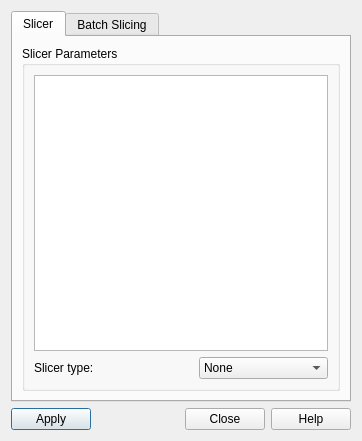
<?xml version="1.0" encoding="UTF-8"?>
<ui version="4.0">
 <class>SlicerParametersUI</class>
 <widget class="QDialog" name="SlicerParametersUI">
  <property name="geometry">
   <rect>
    <x>0</x>
    <y>0</y>
    <width>362</width>
    <height>427</height>
   </rect>
  </property>
  <property name="sizePolicy">
   <sizepolicy hsizetype="MinimumExpanding" vsizetype="MinimumExpanding">
    <horstretch>0</horstretch>
    <verstretch>0</verstretch>
   </sizepolicy>
  </property>
  <property name="windowTitle">
   <string>Slicer Parameters</string>
  </property>
  <property name="windowIcon">
   <iconset>
    <normaloff>:/res/ball.ico</normaloff>:/res/ball.ico</iconset>
  </property>
  <layout class="QGridLayout" name="gridLayout_5">
   <item row="1" column="0">
    <layout class="QHBoxLayout" name="horizontalLayout">
     <item>
      <widget class="QPushButton" name="cmdApply">
       <property name="toolTip">
        <string>Apply Slicer to Selected Plots</string>
       </property>
       <property name="text">
        <string>Apply</string>
       </property>
      </widget>
     </item>
     <item>
      <spacer name="horizontalSpacer">
       <property name="orientation">
        <enum>Qt::Horizontal</enum>
       </property>
       <property name="sizeHint" stdset="0">
        <size>
         <width>40</width>
         <height>20</height>
        </size>
       </property>
      </spacer>
     </item>
     <item>
      <widget class="QPushButton" name="cmdClose">
       <property name="toolTip">
        <string>Close the dialog</string>
       </property>
       <property name="text">
        <string>Close</string>
       </property>
      </widget>
     </item>
     <item>
      <widget class="QPushButton" name="cmdHelp">
       <property name="text">
        <string>Help</string>
       </property>
      </widget>
     </item>
    </layout>
   </item>
   <item row="0" column="0">
    <widget class="QTabWidget" name="tabWidget">
     <property name="currentIndex">
      <number>0</number>
     </property>
     <widget class="QWidget" name="tab">
      <attribute name="title">
       <string>Slicer</string>
      </attribute>
      <layout class="QGridLayout" name="gridLayout_2">
       <item row="0" column="0">
        <widget class="QGroupBox" name="groupBox">
         <property name="sizePolicy">
          <sizepolicy hsizetype="Preferred" vsizetype="MinimumExpanding">
           <horstretch>0</horstretch>
           <verstretch>0</verstretch>
          </sizepolicy>
         </property>
         <property name="title">
          <string>Slicer Parameters </string>
         </property>
         <layout class="QGridLayout" name="gridLayout">
          <item row="1" column="0">
           <layout class="QHBoxLayout" name="horizontalLayout_2">
            <item>
             <widget class="QLabel" name="label">
              <property name="text">
               <string>Slicer type:</string>
              </property>
             </widget>
            </item>
            <item>
             <spacer name="horizontalSpacer_2">
              <property name="orientation">
               <enum>Qt::Horizontal</enum>
              </property>
              <property name="sizeHint" stdset="0">
               <size>
                <width>40</width>
                <height>20</height>
               </size>
              </property>
             </spacer>
            </item>
            <item>
             <widget class="QComboBox" name="cbSlicer">
              <property name="sizePolicy">
               <sizepolicy hsizetype="MinimumExpanding" vsizetype="Fixed">
                <horstretch>0</horstretch>
                <verstretch>0</verstretch>
               </sizepolicy>
              </property>
              <item>
               <property name="text">
                <string>None</string>
               </property>
              </item>
              <item>
               <property name="text">
                <string>Sector Interactor</string>
               </property>
              </item>
              <item>
               <property name="text">
                <string>Annulus Interactor</string>
               </property>
              </item>
              <item>
               <property name="text">
                <string>Box Interactor X</string>
               </property>
              </item>
              <item>
               <property name="text">
                <string>Box Interactor Y</string>
               </property>
              </item>
             </widget>
            </item>
           </layout>
          </item>
          <item row="0" column="0">
           <widget class="QTableView" name="lstParams">
            <property name="sizePolicy">
             <sizepolicy hsizetype="MinimumExpanding" vsizetype="MinimumExpanding">
              <horstretch>0</horstretch>
              <verstretch>0</verstretch>
             </sizepolicy>
            </property>
           </widget>
          </item>
         </layout>
        </widget>
       </item>
      </layout>
     </widget>
     <widget class="QWidget" name="tab_2">
      <attribute name="title">
       <string>Batch Slicing</string>
      </attribute>
      <layout class="QGridLayout" name="gridLayout_4">
       <item row="0" column="0">
        <widget class="QGroupBox" name="groupBox_2">
         <property name="sizePolicy">
          <sizepolicy hsizetype="Preferred" vsizetype="MinimumExpanding">
           <horstretch>0</horstretch>
           <verstretch>0</verstretch>
          </sizepolicy>
         </property>
         <property name="title">
          <string>Batch Slicing Options </string>
         </property>
         <layout class="QGridLayout" name="gridLayout_6">
          <item row="0" column="0">
           <widget class="QListWidget" name="lstPlots">
            <property name="sizePolicy">
             <sizepolicy hsizetype="Expanding" vsizetype="MinimumExpanding">
              <horstretch>0</horstretch>
              <verstretch>0</verstretch>
             </sizepolicy>
            </property>
            <property name="editTriggers">
             <set>QAbstractItemView::NoEditTriggers</set>
            </property>
            <property name="selectionMode">
             <enum>QAbstractItemView::ExtendedSelection</enum>
            </property>
            <property name="selectionBehavior">
             <enum>QAbstractItemView::SelectRows</enum>
            </property>
           </widget>
          </item>
          <item row="1" column="0">
           <widget class="QCheckBox" name="cbSave1DPlots">
            <property name="text">
             <string>Auto save generated 1D plots</string>
            </property>
           </widget>
          </item>
          <item row="2" column="0">
           <layout class="QGridLayout" name="gridLayout_3">
            <item row="0" column="0">
             <layout class="QHBoxLayout" name="horizontalLayout_3">
              <item>
               <widget class="QLabel" name="label_2">
                <property name="text">
                 <string>Files saved in:</string>
                </property>
               </widget>
              </item>
              <item>
               <widget class="QLineEdit" name="txtLocation">
                <property name="toolTip">
                 <string>&lt;html&gt;&lt;head/&gt;&lt;body&gt;&lt;p&gt;&lt;br/&gt;&lt;/p&gt;&lt;/body&gt;&lt;/html&gt;</string>
                </property>
               </widget>
              </item>
              <item>
               <widget class="QPushButton" name="cmdFiles">
                <property name="sizePolicy">
                 <sizepolicy hsizetype="Fixed" vsizetype="Fixed">
                  <horstretch>0</horstretch>
                  <verstretch>0</verstretch>
                 </sizepolicy>
                </property>
                <property name="maximumSize">
                 <size>
                  <width>20</width>
                  <height>21</height>
                 </size>
                </property>
                <property name="text">
                 <string>...</string>
                </property>
               </widget>
              </item>
              <item>
               <widget class="QLabel" name="label_4">
                <property name="text">
                 <string>as </string>
                </property>
               </widget>
              </item>
              <item>
               <widget class="QComboBox" name="cbSaveExt">
                <item>
                 <property name="text">
                  <string>.txt</string>
                 </property>
                </item>
                <item>
                 <property name="text">
                  <string>.xml</string>
                 </property>
                </item>
                <item>
                 <property name="text">
                  <string>.h5</string>
                 </property>
                </item>
               </widget>
              </item>
             </layout>
            </item>
            <item row="1" column="0">
             <layout class="QHBoxLayout" name="horizontalLayout_5">
              <item>
               <widget class="QLabel" name="lblExtension">
                <property name="text">
                 <string>Append text:</string>
                </property>
               </widget>
              </item>
              <item>
               <widget class="QLineEdit" name="txtExtension">
                <property name="toolTip">
                 <string>&lt;html&gt;&lt;head/&gt;&lt;body&gt;&lt;p&gt;Files will be saved as &amp;lt;SlicerType&amp;gt;&amp;lt;FileName&amp;gt;&amp;lt;AppendText&amp;gt;.txt&lt;/p&gt;&lt;/body&gt;&lt;/html&gt;</string>
                </property>
               </widget>
              </item>
             </layout>
            </item>
            <item row="2" column="0">
             <layout class="QHBoxLayout" name="horizontalLayout_4">
              <item>
               <widget class="QLabel" name="label_3">
                <property name="text">
                 <string>Fitting Options:</string>
                </property>
               </widget>
              </item>
              <item>
               <widget class="QComboBox" name="cbFitOptions">
                <item>
                 <property name="text">
                  <string>No fitting</string>
                 </property>
                </item>
                <item>
                 <property name="text">
                  <string>Fitting</string>
                 </property>
                </item>
                <item>
                 <property name="text">
                  <string>Batch fitting</string>
                 </property>
                </item>
               </widget>
              </item>
             </layout>
            </item>
           </layout>
          </item>
         </layout>
        </widget>
       </item>
      </layout>
     </widget>
    </widget>
   </item>
  </layout>
 </widget>
 <resources/>
 <connections/>
</ui>
